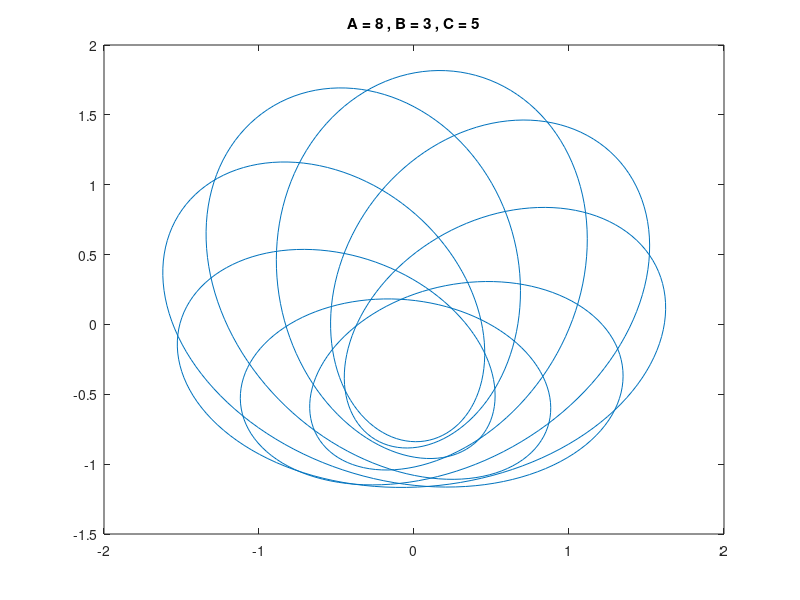

The MATLAB script that drew this image:
clc   % Clears the command window
clear % Clears all Vars
close % Closes any figures

% Inputs:
nVals = 1000;  % How many equally spaced increments of t shall we use
A = 8;         % Coefficient's
B = 3;
C = 5;

% Create places to store data
t = linspace(0,2*pi,nVals);
x = zeros(size(t));
y = zeros(size(t));

% Now loop through each t value, then solve and stor x and y values
for i = 1:nVals
    x(i) = cos(A*t(i)) + (cos(B*t(i))/2) + (sin(C*t(i))/3);
    y(i) = sin(A*t(i)) + (sin(B*t(i))/2) + (cos(C*t(i))/3);
end

% Now do a pretty plot
figure
strTitle = ["A = " num2str(A)];
plot(x,y)
strTitle = ["A = " num2str(A) " , B = " num2str(B) " , C = " num2str(C)];
title(strTitle);
